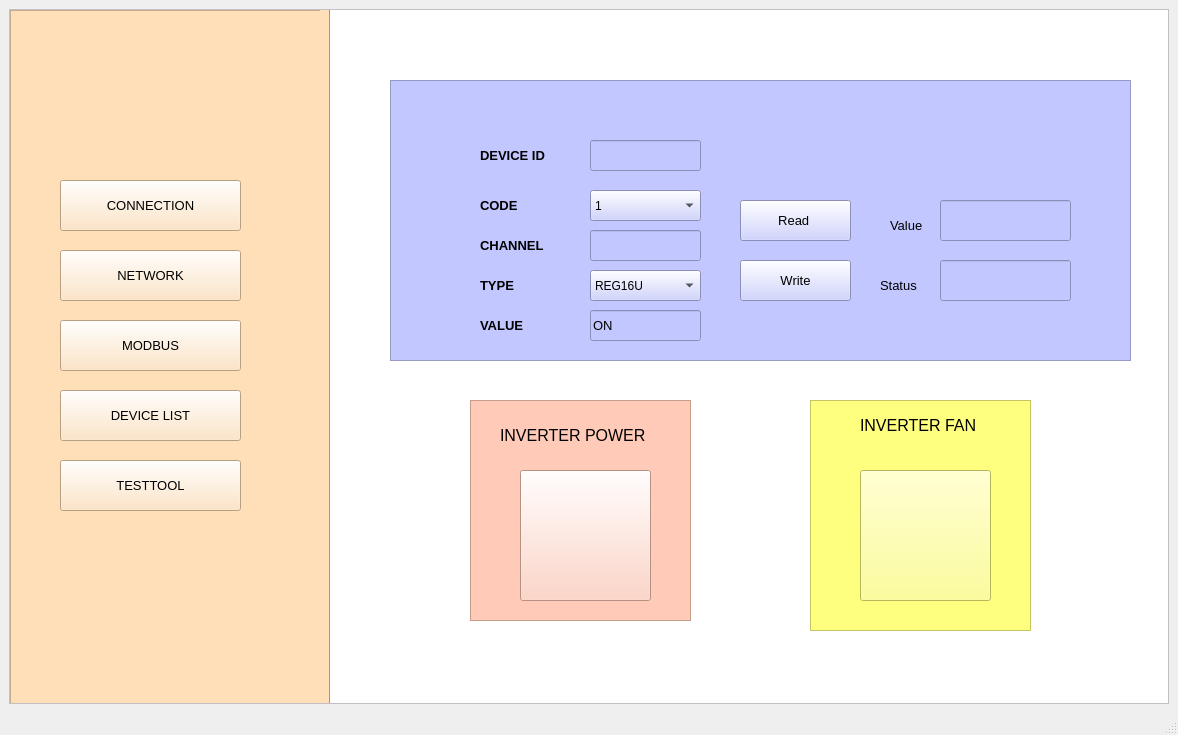
<?xml version="1.0" encoding="UTF-8"?>
<ui version="4.0">
 <class>MainWindow</class>
 <widget class="QMainWindow" name="MainWindow">
  <property name="geometry">
   <rect>
    <x>0</x>
    <y>0</y>
    <width>1178</width>
    <height>735</height>
   </rect>
  </property>
  <property name="windowTitle">
   <string>TEST TOOL</string>
  </property>
  <widget class="QWidget" name="centralwidget">
   <layout class="QVBoxLayout" name="verticalLayout">
    <item>
     <widget class="QScrollArea" name="scrollArea">
      <property name="styleSheet">
       <string notr="true">background-color:rgb(255, 248, 254)
</string>
      </property>
      <property name="widgetResizable">
       <bool>true</bool>
      </property>
      <widget class="QWidget" name="scrollAreaWidgetContents">
       <property name="geometry">
        <rect>
         <x>0</x>
         <y>0</y>
         <width>1154</width>
         <height>660</height>
        </rect>
       </property>
       <widget class="QFrame" name="list">
        <property name="geometry">
         <rect>
          <x>0</x>
          <y>0</y>
          <width>321</width>
          <height>761</height>
         </rect>
        </property>
        <property name="styleSheet">
         <string notr="true">background-color:rgb(255, 223, 183)</string>
        </property>
        <property name="frameShape">
         <enum>QFrame::StyledPanel</enum>
        </property>
        <property name="frameShadow">
         <enum>QFrame::Raised</enum>
        </property>
        <widget class="QPushButton" name="connection">
         <property name="geometry">
          <rect>
           <x>50</x>
           <y>170</y>
           <width>181</width>
           <height>51</height>
          </rect>
         </property>
         <property name="font">
          <font>
           <pointsize>10</pointsize>
          </font>
         </property>
         <property name="text">
          <string>CONNECTION</string>
         </property>
        </widget>
        <widget class="QPushButton" name="network">
         <property name="geometry">
          <rect>
           <x>50</x>
           <y>240</y>
           <width>181</width>
           <height>51</height>
          </rect>
         </property>
         <property name="font">
          <font>
           <family>Segoe UI</family>
           <pointsize>10</pointsize>
          </font>
         </property>
         <property name="text">
          <string>NETWORK</string>
         </property>
        </widget>
        <widget class="QPushButton" name="modbus">
         <property name="geometry">
          <rect>
           <x>50</x>
           <y>310</y>
           <width>181</width>
           <height>51</height>
          </rect>
         </property>
         <property name="font">
          <font>
           <pointsize>10</pointsize>
          </font>
         </property>
         <property name="text">
          <string>MODBUS</string>
         </property>
        </widget>
        <widget class="QPushButton" name="devicelist">
         <property name="geometry">
          <rect>
           <x>50</x>
           <y>380</y>
           <width>181</width>
           <height>51</height>
          </rect>
         </property>
         <property name="font">
          <font>
           <pointsize>10</pointsize>
          </font>
         </property>
         <property name="text">
          <string>DEVICE LIST</string>
         </property>
        </widget>
        <widget class="QPushButton" name="testtool">
         <property name="geometry">
          <rect>
           <x>50</x>
           <y>450</y>
           <width>181</width>
           <height>51</height>
          </rect>
         </property>
         <property name="font">
          <font>
           <pointsize>10</pointsize>
          </font>
         </property>
         <property name="text">
          <string>TESTTOOL</string>
         </property>
        </widget>
        <widget class="Line" name="line">
         <property name="geometry">
          <rect>
           <x>310</x>
           <y>0</y>
           <width>20</width>
           <height>761</height>
          </rect>
         </property>
         <property name="font">
          <font>
           <weight>50</weight>
           <bold>false</bold>
          </font>
         </property>
         <property name="orientation">
          <enum>Qt::Vertical</enum>
         </property>
        </widget>
        <zorder>connection</zorder>
        <zorder>modbus</zorder>
        <zorder>devicelist</zorder>
        <zorder>testtool</zorder>
        <zorder>line</zorder>
        <zorder>network</zorder>
       </widget>
       <widget class="QFrame" name="seial_workspace">
        <property name="geometry">
         <rect>
          <x>320</x>
          <y>0</y>
          <width>1001</width>
          <height>761</height>
         </rect>
        </property>
        <property name="styleSheet">
         <string notr="true">background-color:rgb(255, 255, 255)</string>
        </property>
        <widget class="QFrame" name="frame_3">
         <property name="geometry">
          <rect>
           <x>140</x>
           <y>390</y>
           <width>221</width>
           <height>221</height>
          </rect>
         </property>
         <property name="styleSheet">
          <string notr="true">background-color:rgb(255, 202, 184)</string>
         </property>
         <property name="frameShape">
          <enum>QFrame::StyledPanel</enum>
         </property>
         <property name="frameShadow">
          <enum>QFrame::Raised</enum>
         </property>
         <widget class="QPushButton" name="power">
          <property name="geometry">
           <rect>
            <x>50</x>
            <y>70</y>
            <width>131</width>
            <height>131</height>
           </rect>
          </property>
          <property name="autoFillBackground">
           <bool>false</bool>
          </property>
          <property name="text">
           <string/>
          </property>
         </widget>
         <widget class="QLabel" name="deviceid_3">
          <property name="geometry">
           <rect>
            <x>30</x>
            <y>20</y>
            <width>161</width>
            <height>31</height>
           </rect>
          </property>
          <property name="font">
           <font>
            <pointsize>12</pointsize>
            <weight>50</weight>
            <bold>false</bold>
           </font>
          </property>
          <property name="text">
           <string>INVERTER POWER</string>
          </property>
         </widget>
        </widget>
        <widget class="QFrame" name="frame_2">
         <property name="geometry">
          <rect>
           <x>480</x>
           <y>390</y>
           <width>221</width>
           <height>231</height>
          </rect>
         </property>
         <property name="styleSheet">
          <string notr="true">background-color:rgb(255, 255, 127)</string>
         </property>
         <property name="frameShape">
          <enum>QFrame::StyledPanel</enum>
         </property>
         <property name="frameShadow">
          <enum>QFrame::Raised</enum>
         </property>
         <widget class="QPushButton" name="fan">
          <property name="geometry">
           <rect>
            <x>50</x>
            <y>70</y>
            <width>131</width>
            <height>131</height>
           </rect>
          </property>
          <property name="text">
           <string/>
          </property>
         </widget>
         <widget class="QLabel" name="deviceid_4">
          <property name="geometry">
           <rect>
            <x>50</x>
            <y>10</y>
            <width>161</width>
            <height>31</height>
           </rect>
          </property>
          <property name="font">
           <font>
            <pointsize>12</pointsize>
            <weight>50</weight>
            <bold>false</bold>
           </font>
          </property>
          <property name="text">
           <string>INVERTER FAN</string>
          </property>
         </widget>
        </widget>
        <widget class="QFrame" name="frame">
         <property name="geometry">
          <rect>
           <x>60</x>
           <y>70</y>
           <width>741</width>
           <height>281</height>
          </rect>
         </property>
         <property name="styleSheet">
          <string notr="true">background-color:rgb(194, 200, 255)</string>
         </property>
         <property name="frameShape">
          <enum>QFrame::StyledPanel</enum>
         </property>
         <property name="frameShadow">
          <enum>QFrame::Raised</enum>
         </property>
         <widget class="QLabel" name="deviceid">
          <property name="geometry">
           <rect>
            <x>90</x>
            <y>60</y>
            <width>91</width>
            <height>31</height>
           </rect>
          </property>
          <property name="font">
           <font>
            <pointsize>10</pointsize>
            <weight>75</weight>
            <bold>true</bold>
           </font>
          </property>
          <property name="text">
           <string>DEVICE ID</string>
          </property>
         </widget>
         <widget class="QLineEdit" name="channel_2">
          <property name="geometry">
           <rect>
            <x>200</x>
            <y>150</y>
            <width>111</width>
            <height>31</height>
           </rect>
          </property>
          <property name="font">
           <font>
            <pointsize>10</pointsize>
           </font>
          </property>
         </widget>
         <widget class="QPushButton" name="Read_btn">
          <property name="geometry">
           <rect>
            <x>350</x>
            <y>120</y>
            <width>111</width>
            <height>41</height>
           </rect>
          </property>
          <property name="font">
           <font>
            <pointsize>10</pointsize>
           </font>
          </property>
          <property name="text">
           <string>Read </string>
          </property>
         </widget>
         <widget class="QPushButton" name="Write_btn">
          <property name="geometry">
           <rect>
            <x>350</x>
            <y>180</y>
            <width>111</width>
            <height>41</height>
           </rect>
          </property>
          <property name="font">
           <font>
            <pointsize>10</pointsize>
           </font>
          </property>
          <property name="text">
           <string>Write</string>
          </property>
         </widget>
         <widget class="QLabel" name="value_3">
          <property name="geometry">
           <rect>
            <x>500</x>
            <y>130</y>
            <width>51</width>
            <height>31</height>
           </rect>
          </property>
          <property name="font">
           <font>
            <pointsize>10</pointsize>
            <weight>50</weight>
            <bold>false</bold>
           </font>
          </property>
          <property name="text">
           <string>Value</string>
          </property>
         </widget>
         <widget class="QLineEdit" name="value_4">
          <property name="geometry">
           <rect>
            <x>550</x>
            <y>120</y>
            <width>131</width>
            <height>41</height>
           </rect>
          </property>
          <property name="font">
           <font>
            <pointsize>10</pointsize>
           </font>
          </property>
          <property name="text">
           <string/>
          </property>
         </widget>
         <widget class="QLineEdit" name="deviceid_2">
          <property name="geometry">
           <rect>
            <x>200</x>
            <y>60</y>
            <width>111</width>
            <height>31</height>
           </rect>
          </property>
          <property name="font">
           <font>
            <pointsize>10</pointsize>
           </font>
          </property>
         </widget>
         <widget class="QLabel" name="channel">
          <property name="geometry">
           <rect>
            <x>90</x>
            <y>150</y>
            <width>91</width>
            <height>31</height>
           </rect>
          </property>
          <property name="font">
           <font>
            <pointsize>10</pointsize>
            <weight>75</weight>
            <bold>true</bold>
           </font>
          </property>
          <property name="text">
           <string>CHANNEL</string>
          </property>
         </widget>
         <widget class="QLabel" name="status">
          <property name="geometry">
           <rect>
            <x>490</x>
            <y>190</y>
            <width>61</width>
            <height>31</height>
           </rect>
          </property>
          <property name="font">
           <font>
            <pointsize>10</pointsize>
            <weight>50</weight>
            <bold>false</bold>
           </font>
          </property>
          <property name="text">
           <string>Status</string>
          </property>
         </widget>
         <widget class="QLineEdit" name="status_2">
          <property name="geometry">
           <rect>
            <x>550</x>
            <y>180</y>
            <width>131</width>
            <height>41</height>
           </rect>
          </property>
          <property name="font">
           <font>
            <pointsize>10</pointsize>
           </font>
          </property>
          <property name="text">
           <string/>
          </property>
         </widget>
         <widget class="QComboBox" name="code_2">
          <property name="geometry">
           <rect>
            <x>200</x>
            <y>110</y>
            <width>111</width>
            <height>31</height>
           </rect>
          </property>
          <property name="font">
           <font>
            <pointsize>9</pointsize>
           </font>
          </property>
          <item>
           <property name="text">
            <string>1</string>
           </property>
          </item>
          <item>
           <property name="text">
            <string>2</string>
           </property>
          </item>
          <item>
           <property name="text">
            <string>3</string>
           </property>
          </item>
          <item>
           <property name="text">
            <string>4</string>
           </property>
          </item>
          <item>
           <property name="text">
            <string>5</string>
           </property>
          </item>
          <item>
           <property name="text">
            <string>6</string>
           </property>
          </item>
         </widget>
         <widget class="QLabel" name="code">
          <property name="geometry">
           <rect>
            <x>90</x>
            <y>110</y>
            <width>61</width>
            <height>31</height>
           </rect>
          </property>
          <property name="font">
           <font>
            <pointsize>10</pointsize>
            <weight>75</weight>
            <bold>true</bold>
           </font>
          </property>
          <property name="text">
           <string>CODE</string>
          </property>
         </widget>
         <widget class="QComboBox" name="type_2">
          <property name="geometry">
           <rect>
            <x>200</x>
            <y>190</y>
            <width>111</width>
            <height>31</height>
           </rect>
          </property>
          <property name="font">
           <font>
            <pointsize>9</pointsize>
           </font>
          </property>
          <item>
           <property name="text">
            <string>REG16U</string>
           </property>
          </item>
          <item>
           <property name="text">
            <string>REG32U</string>
           </property>
          </item>
         </widget>
         <widget class="QLabel" name="type">
          <property name="geometry">
           <rect>
            <x>90</x>
            <y>190</y>
            <width>61</width>
            <height>31</height>
           </rect>
          </property>
          <property name="font">
           <font>
            <pointsize>10</pointsize>
            <weight>75</weight>
            <bold>true</bold>
           </font>
          </property>
          <property name="text">
           <string>TYPE</string>
          </property>
         </widget>
         <widget class="QLineEdit" name="value_2">
          <property name="geometry">
           <rect>
            <x>200</x>
            <y>230</y>
            <width>111</width>
            <height>31</height>
           </rect>
          </property>
          <property name="font">
           <font>
            <pointsize>10</pointsize>
           </font>
          </property>
          <property name="text">
           <string>ON</string>
          </property>
         </widget>
         <widget class="QLabel" name="value">
          <property name="geometry">
           <rect>
            <x>90</x>
            <y>230</y>
            <width>71</width>
            <height>31</height>
           </rect>
          </property>
          <property name="font">
           <font>
            <pointsize>10</pointsize>
            <weight>75</weight>
            <bold>true</bold>
           </font>
          </property>
          <property name="text">
           <string>VALUE</string>
          </property>
         </widget>
        </widget>
       </widget>
      </widget>
     </widget>
    </item>
   </layout>
  </widget>
  <widget class="QStatusBar" name="statusbar"/>
  <widget class="QMenuBar" name="menubar">
   <property name="geometry">
    <rect>
     <x>0</x>
     <y>0</y>
     <width>1178</width>
     <height>26</height>
    </rect>
   </property>
  </widget>
 </widget>
 <resources/>
 <connections/>
</ui>
